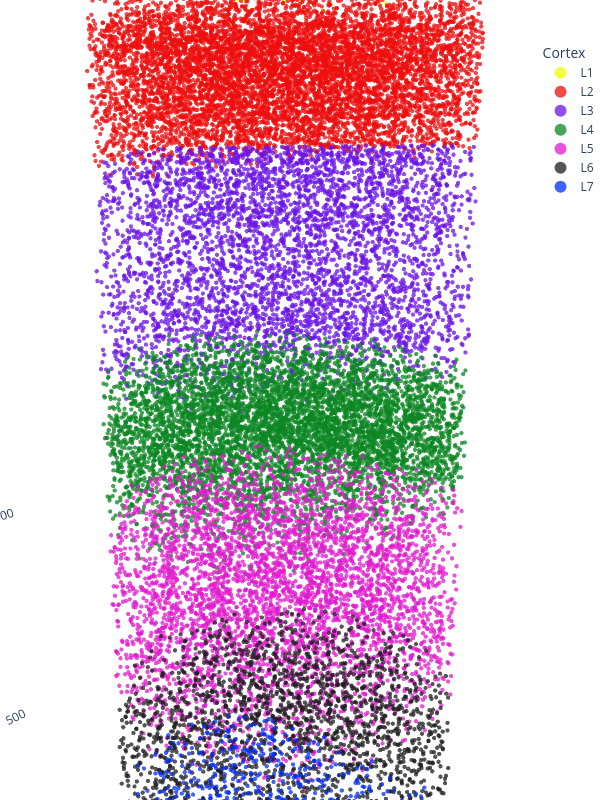

The notebook cell this image was saved under:
### Code cell
import numpy as np
import pandas as pd
import plotly.graph_objects as go

df_plot = ind_cell_df_cylinder

fig = go.Figure()

cores_por_layer = {
    1: "#EEFF00",  
    2: "#ee0d0d",
    3: "#6b13e7",
    4: "#0B8622",  
    5: "#e01acf",  
    6: "#1e1c1e",  
    7: "#002fff",  
}

for layer in range(1,8):
    df_layer = df_plot[df_plot['layer'] == layer]
    
    if len(df_layer) == 0:
        continue
        
    cor_fixa = cores_por_layer[layer]
    nome_anat = "L"+str(layer)

    fig.add_trace(go.Scatter3d(
        x=df_layer['z_n'], 
        y=df_layer['x_n'], 
        z=df_layer['y_n'],
        mode='markers',
        marker=dict(size=2.5, color=cor_fixa, opacity=0.75),
        name=nome_anat # Nome que aparecerá na legenda
    ))

camera_diagonal_com_zoom = dict(
    up=dict(x=0, y=0, z=1),       
    center=dict(x=0, y=0, z=0),   
    eye=dict(x=1.12, y=-1.26, z=0.42)  
)

eixo_limpo = dict(
    showbackground=False, 
    showgrid=False,       
    zeroline=False,       
    showline=False        
)

fig.update_layout(
    title='', 
    scene=dict(
        xaxis_title='Z (µm)',
        yaxis_title='X (µm)',
        zaxis_title='Y (µm)',
        aspectmode='data',
        xaxis=eixo_limpo,
        yaxis=eixo_limpo, 
        zaxis=eixo_limpo
    ),
    scene_camera=camera_diagonal_com_zoom, 
    width=600,
    height=800,
    margin=dict(l=0, r=0, b=0, t=0), 
    showlegend=True,
    legend=dict(
        itemsizing='constant', # Garante que as bolinhas de cor na legenda fiquem bem visíveis
        title="Cortex",
        x=0.95, y=0.95 # Posição da legenda
    ),
    paper_bgcolor='white',
    plot_bgcolor='white'
)

# =====================================================================
# fig.write_image("cortex_visao_diagonal_zoom.png", width=1920, height=1080, scale=2)
# print(" Imagem limpa salva com sucesso: 'cortex_visao_diagonal_zoom.png'")

fig.show()

### Figure 1 — Plotly figure (JSON) as saved in the notebook; plotly's stock layout.template omitted (floating-point values rounded to 4 significant figures; data arrays with more than 128 entries replaced by an {"elided": "..."} marker saying what was removed)
{"data": [{"marker": {"color": "#EEFF00", "opacity": 0.75, "size": 2.5}, "mode": "markers", "name": "L1", "type": "scatter3d", "x": {"elided": "1101 float values"}, "y": {"elided": "1101 float values"}, "z": {"elided": "1101 float values"}}, {"marker": {"color": "#ee0d0d", "opacity": 0.75, "size": 2.5}, "mode": "markers", "name": "L2", "type": "scatter3d", "x": {"elided": "7803 float values"}, "y": {"elided": "7803 float values"}, "z": {"elided": "7803 float values"}}, {"marker": {"color": "#6b13e7", "opacity": 0.75, "size": 2.5}, "mode": "markers", "name": "L3", "type": "scatter3d", "x": {"elided": "4398 float values"}, "y": {"elided": "4398 float values"}, "z": {"elided": "4398 float values"}}, {"marker": {"color": "#0B8622", "opacity": 0.75, "size": 2.5}, "mode": "markers", "name": "L4", "type": "scatter3d", "x": {"elided": "5853 float values"}, "y": {"elided": "5853 float values"}, "z": {"elided": "5853 float values"}}, {"marker": {"color": "#e01acf", "opacity": 0.75, "size": 2.5}, "mode": "markers", "name": "L5", "type": "scatter3d", "x": {"elided": "4442 float values"}, "y": {"elided": "4442 float values"}, "z": {"elided": "4442 float values"}}, {"marker": {"color": "#1e1c1e", "opacity": 0.75, "size": 2.5}, "mode": "markers", "name": "L6", "type": "scatter3d", "x": {"elided": "2160 float values"}, "y": {"elided": "2160 float values"}, "z": {"elided": "2160 float values"}}, {"marker": {"color": "#002fff", "opacity": 0.75, "size": 2.5}, "mode": "markers", "name": "L7", "type": "scatter3d", "x": {"elided": "920 float values"}, "y": {"elided": "920 float values"}, "z": {"elided": "920 float values"}}], "layout": {"height": 800, "legend": {"itemsizing": "constant", "title": {"text": "Cortex"}, "x": 0.95, "y": 0.95}, "margin": {"b": 0, "l": 0, "r": 0, "t": 0}, "paper_bgcolor": "white", "plot_bgcolor": "white", "scene": {"aspectmode": "data", "camera": {"center": {"x": 0, "y": 0, "z": 0}, "eye": {"x": 1.12, "y": -1.26, "z": 0.42}, "up": {"x": 0, "y": 0, "z": 1}}, "xaxis": {"showbackground": false, "showgrid": false, "showline": false, "title": {"text": "Z (µm)"}, "zeroline": false}, "yaxis": {"showbackground": false, "showgrid": false, "showline": false, "title": {"text": "X (µm)"}, "zeroline": false}, "zaxis": {"showbackground": false, "showgrid": false, "showline": false, "title": {"text": "Y (µm)"}, "zeroline": false}}, "showlegend": true, "title": {"text": ""}, "width": 600}}
